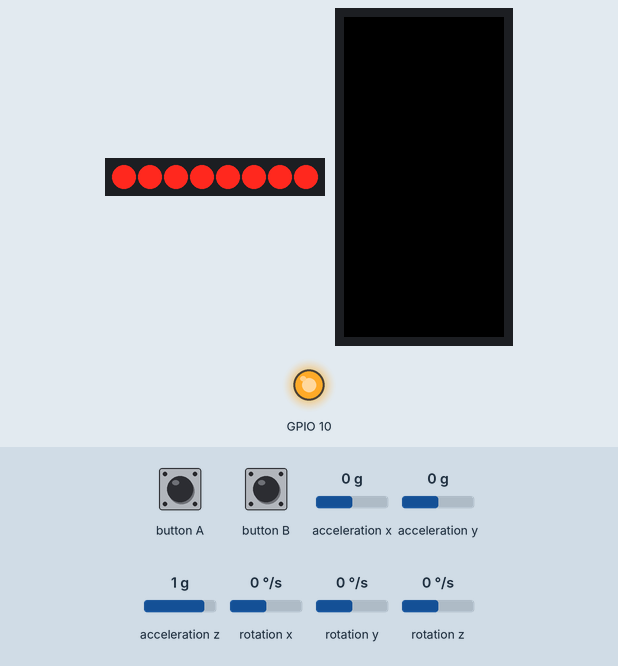
The sketch below on a simulated ESP32. Shown: 8 port-expander outputs drawn as a row of LEDs (first output left, lit = HIGH), 80×160 colour display, output pins drawn as LEDs (lit = HIGH). Wiring (inferred from the names in the program): PCF8574 port expander at I2C address 0x38. Wiring (inferred from the signals the program sends): row of LEDs: on Q0, Q1, Q2, Q3, Q4, Q5, Q6, Q7. Inputs (shaded band) come from the test bench; at power-on: rotation x 0 °/s, acceleration y 0 g, acceleration z 1 g, acceleration x 0 g, rotation y 0 °/s, rotation z 0 °/s. What the sketch prints to the serial monitor is not drawn.

Above: at 1.3 s.
1.4 s: button A pressed for 0.15 s
At 2.3 s:
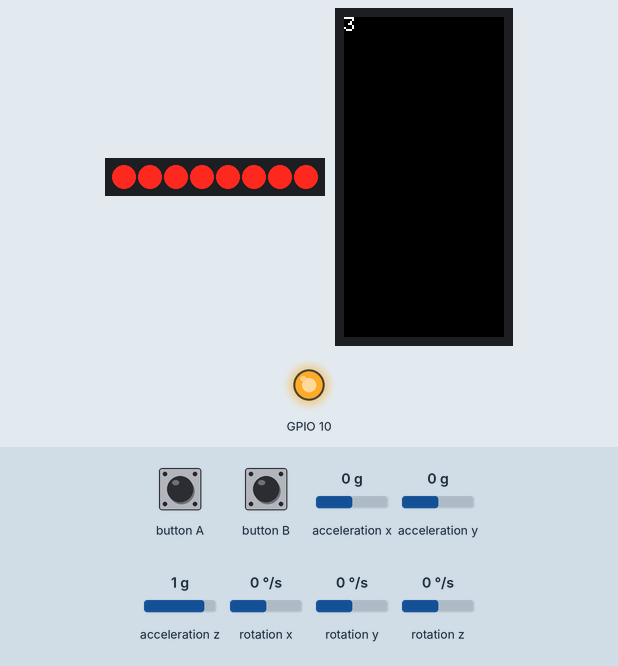
4.5 s: rotation x set to 2 °/s
At 5.1 s:
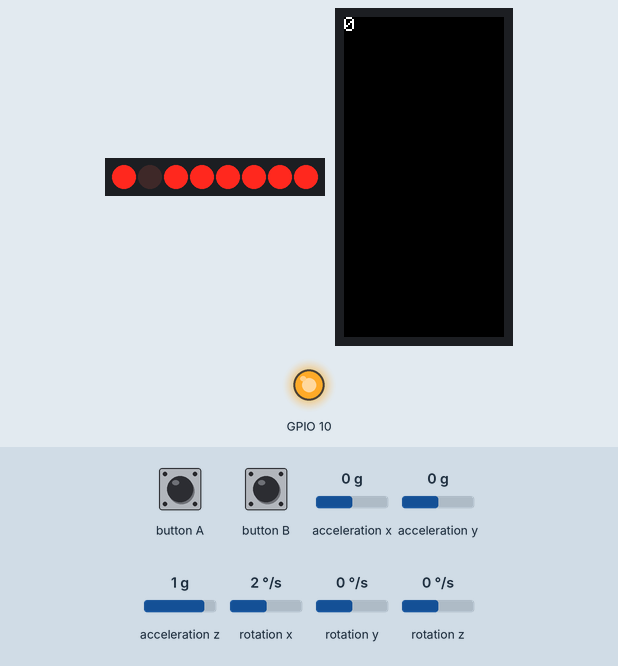
6.0 s: acceleration y set to 0.8 g
At 7.2 s:
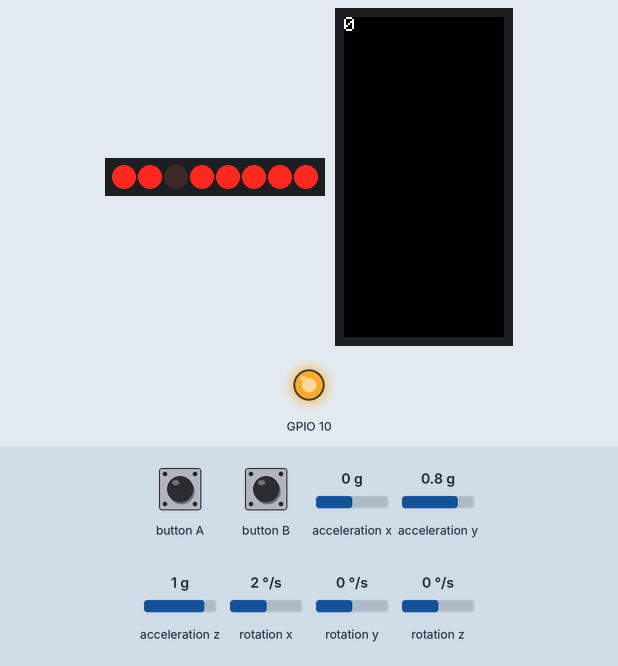
7.5 s: button A pressed for 1 s
At 10.3 s:
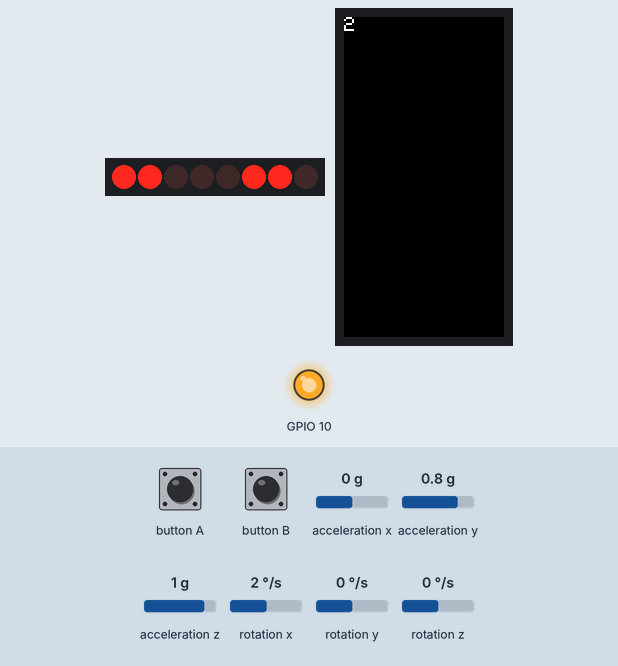
11.5 s: button A pressed for 0.15 s
At 13.4 s:
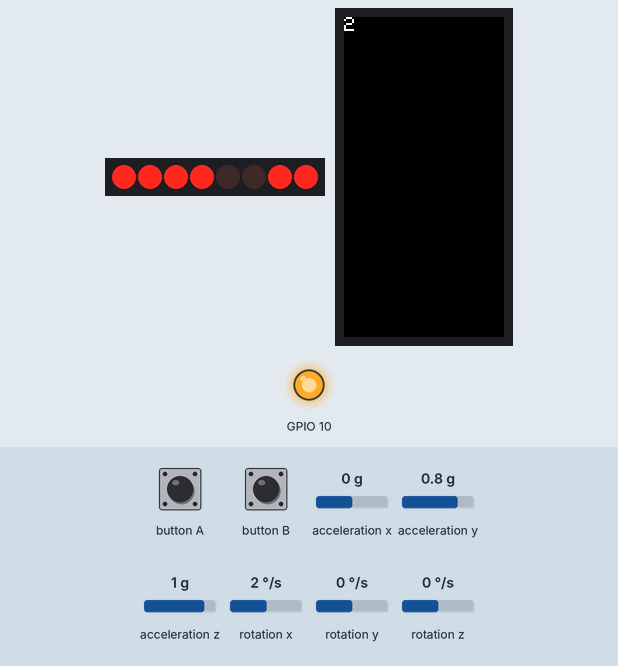
14.6 s: acceleration z set to -1.4 g
At 15.2 s:
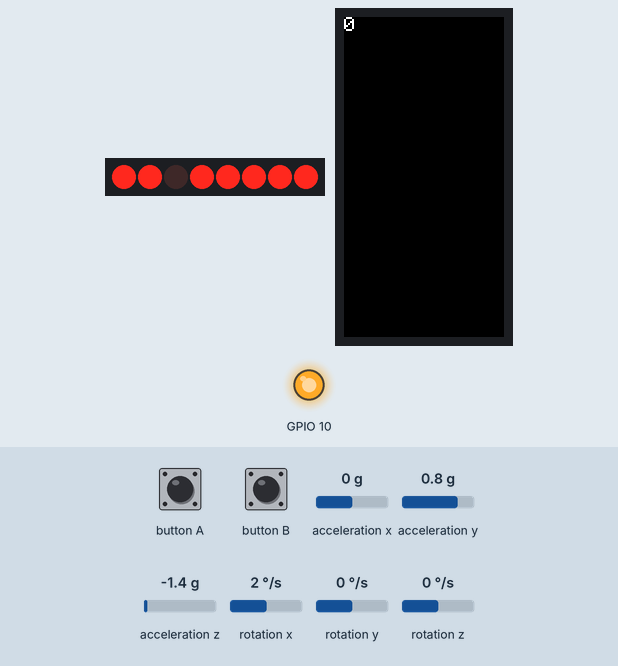
Timing chart, 0 to 16.0 s (numbered marks = the images above; inputs shaded):
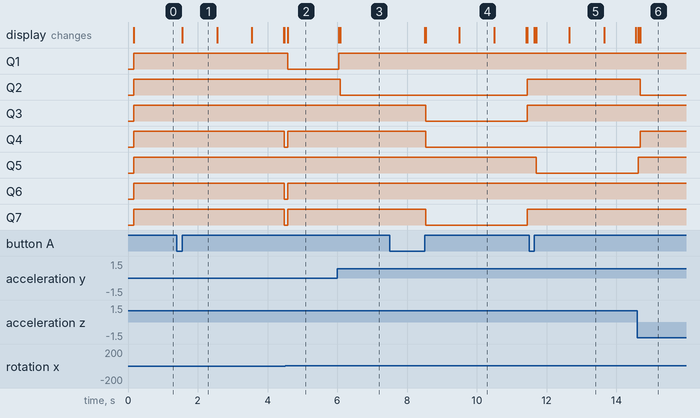

Measured:
- the behaviour switches between 0 and 1 °/s on rotation x (found by bisection; images 1 and 2)
- after the input at 1.4 s, Q4, Q6, Q7: HIGH → LOW after 3.1 s; the display: changes after 0.15 s (image 1)
- after the input at 4.5 s, the display: changes after 0.08 s (image 2)
- after the input at 6.0 s, Q1: LOW → HIGH at once; Q2: HIGH → LOW after 0.08 s; the display: first changes at once (image 3 shows a later state)
- after the input at 7.5 s, Q2: LOW → HIGH after 3.9 s; Q3, Q7: HIGH → LOW after 1.0 s, → HIGH 2.9 s later; Q4: HIGH → LOW after 1.0 s; the display: first changes after 1.0 s (image 4 shows a later state)
- after the input at 11.5 s, Q5: HIGH → LOW after 0.20 s; the display: first changes after 0.15 s (image 5 shows a later state)
- after the input at 14.6 s, the display: first differs from a run without the input after 0.08 s (image 6)

The sketch:

real_cartpole6.ino
```cpp
#include <M5StickC.h>

int q_table[36] = {5 ,14 ,19 ,3 ,3 ,5 ,7 ,20 ,20 ,2 ,16 ,18 ,6 ,1 ,19 ,19 ,6 ,4 ,5 ,18 ,13 ,8 ,10 ,4 ,4 ,11 ,10 ,7 ,0 ,4 ,15 ,13 ,2 ,0 ,3 ,14};
                //{0 ,1 ,1 ,1 ,0 ,2 ,0 ,1 ,1 ,1 ,0 ,2 ,2 ,1 ,1 ,2 ,2 ,0 ,2 ,1 ,1 ,0 ,2 ,1 ,0 ,1 ,2 ,2 ,2 ,0 ,2 ,2 ,2 ,2 ,0 ,1};
                //{0, 0, 0, 0, 1, 1, 0, 1, 0, 0, 1, 0, 1, 0, 0, 1, 1, 1, 0, 0, 1, 1, 1, 0, 1, 0, 1, 1, 1, 0, 1, 0, 1, 1, 1, 0};
                //{1, 0, 0, 0, 1, 0, 1, 0, 0, 0, 1, 0, 1, 0, 0, 1, 1, 1, 0, 0, 0, 1, 1, 1, 1, 0, 1, 1, 1, 0, 0, 1, 1, 1, 1, 1};
                //{1, 1, 0, 0, 0, 1, 0, 1, 0, 0, 0, 0, 0, 0, 0, 1, 1, 0, 1, 0, 0, 1, 1, 1, 0, 1, 1, 1, 0, 1, 0, 0, 1, 1, 1, 1};
                //{1, 0, 0, 0, 1, 0, 1, 0, 0, 0, 1, 0, 1, 0, 0, 1, 1, 1, 0, 0, 0, 1, 1, 1, 1, 0, 1, 1, 1, 0, 0, 1, 1, 1, 1, 1};
                //{0, 0, 0, 0, 0, 1, 0, 1, 0, 0, 1, 1, 1, 0, 0, 1, 0, 1, 0, 1, 0, 1, 0, 1, 1, 1, 1, 1, 0, 0, 1, 1, 0, 1, 0, 0};
                //{0, 0, 0, 0, 0, 1, 0, 1, 0, 0, 0, 0, 1, 0, 0, 1, 1, 1, 1, 0, 0, 1, 0, 0, 1, 1, 1, 1, 0, 1, 1, 1, 0, 1, 0, 1};
                //{0, 0, 0, 1, 1, 0, 1, 1, 1, 0, 0, 0, 0, 1, 0, 1, 0, 1, 0, 0, 0, 1, 1, 0, 0, 0, 1, 1, 0, 0, 0, 0, 1, 1, 0, 1};
int idx1, idx2, idx;

float roll, pitch, yaw;
float gyroX, gyroY, gyroZ;

float power = 0;
float dt, preTime;

bool started = false;

float target = -98.9;
float target2 = 0.0;
float now_r, now_g;
bool led = false;

float pole_angle, pole_vel;

void wheel(uint8_t val) {
    Wire.beginTransmission(0x38);
    Wire.write(-0x00);
    Wire.write(-val);
    Wire.endTransmission();
    Wire.beginTransmission(0x38);
    Wire.write(0x01);
    Wire.write(val);
    Wire.endTransmission();
}

void setup() {
  // put your setup code here, to run once:
    M5.begin();
    Wire.begin(0, 26);
    M5.Lcd.setRotation(2);
    M5.Lcd.fillScreen(BLACK);
    M5.Lcd.setTextSize(1);
    M5.Axp.ScreenBreath(8);
    M5.IMU.Init();
    wheel(0);
    pinMode(GPIO_NUM_10, OUTPUT);
    digitalWrite(GPIO_NUM_10, HIGH);

}

void loop() {
  // put your main code here, to run repeatedly:
    M5.update();
    if (M5.BtnB.wasReleased()) {
        // ボタンBを押すと再起動
        esp_restart();
    }

    if (M5.BtnA.wasReleased()) {
        // BtnAを押して3秒後にモーター駆動開始
        Serial.println("BtnA.wasReleased() == TRUE");

        M5.Lcd.setCursor(0, 0);
        M5.Lcd.print("3");
        delay(1000);
        M5.Lcd.setCursor(0, 0);
        M5.Lcd.print("2");
        delay(1000);
        M5.Lcd.setCursor(0, 0);
        M5.Lcd.print("1");
        // ボタンを押したら直立させて待ち残り1秒になったら現在の角度を基準に設定する
        float temp = 0.0;
        float temp2 = 0.0;
        for (int i = 0; i < 10; i++) {
            M5.IMU.getAhrsData(&pitch, &roll, &yaw);
            M5.IMU.getGyroData(&gyroX, &gyroY, &gyroZ);
            temp += roll;
            temp2 += gyroX;
            delay(10);
        }
        target = temp / 10.0;
        target2 = temp2 / 10.0;
        delay(800);
        M5.Lcd.setCursor(0, 0);
        M5.Lcd.print("0");
        preTime = micros();
        started = true;
    }
    M5.IMU.getAhrsData(&pitch, &roll, &yaw);
    M5.IMU.getGyroData(&gyroX, &gyroY, &gyroZ);

    //Serial.printf("%8.1f,%8.1f,%8.1f\n", roll, pitch, yaw);
    //Serial.printf("%6.2f,%6.2f,%6.2f\n", gyroX, gyroY, gyroZ);
    //drawScreen();
    delay(1);
    if (!started) {
        return;
    }
    now_r = target - roll;
    now_g = target2 - gyroX;
    dt = (micros() - preTime) / 1000000; // 処理時間を求める
    preTime = micros(); // 処理時間を記録

    //if (-1 < now_r && now_r < 1) {
        // +-1以内は制御しない
        //power = 0;
        //wheel(0);
        //return;
    //}
    //if (now_r < -28 || 28 < now_r) {
        // +-40度を超えたら倒れたとみなす
        //power = 0;
        //wheel(power);
        //return;
    //}
    pole_angle = now_r / 180 * PI;
    pole_vel = now_g / 180 * PI;
    Serial.printf("%6.2f,%6.2f\n", pole_angle, pole_vel);

    if (-0.5 <= pole_angle && pole_angle < -0.333) {
      idx1 = 0;
    }
    else if (-0.333 <= pole_angle && pole_angle < -0.166) {
      idx1 = 1;
    }
    else if (-0.166 <= pole_angle && pole_angle < 0.0 ) {
      idx1 = 2;
    }
    else if (0.0 <= pole_angle && pole_angle < 0.167) {
      idx1 = 3;
    }
    else if (0.167 <= pole_angle && pole_angle < 0.334) {
      idx1 = 4;
    }
    else if (0.334 <= pole_angle && pole_angle <= 0.5) {
      idx1 = 5;
    }


    if (pole_vel < -1.333) {
      idx2 = 0;
    }
    else if (-1.333 <= pole_vel && pole_vel < -0.666) {
      idx2 = 6;
    }
    else if (-0.666 <= pole_vel && pole_vel < 0.0) {
      idx2 = 12;
    }
    else if (0.0 <= pole_vel && pole_vel <= 0.666) {
      idx2 = 18;
    }
    else if (0.666 < pole_vel && pole_vel < 1.334) {
      idx2 = 24;
    }
    else if (1.334 <= pole_vel ) {
      idx2 = 30;
    }


    idx = idx2 + idx1;

    //Serial.printf("%d, %d, %d\n", idx1, idx2, idx);

    if (q_table[idx] == 1) {
      power = 60 * 0.1;
    }
    else if (q_table[idx] == 2) {
      power = 60 * 0.2;
    }
    else if (q_table[idx] == 3) {
      power = 60 * 0.3;
    }
    else if (q_table[idx] == 4) {
      power = 60 * 0.4;
    }
    else if (q_table[idx] == 5) {
      power = 60 * 0.5;
    }
    else if (q_table[idx] == 6) {
      power = 60 * 0.6;
    }
    else if (q_table[idx] == 7) {
      power = 60 * 0.7;
    }
    else if (q_table[idx] == 8) {
      power = 60 * 0.8;
    }
    else if (q_table[idx] == 9) {
      power = 60 * 0.9;
    }
    else if (q_table[idx] == 10) {
      power = 60;
    }
    else if (q_table[idx] == 11) {
      power = -60 * 0.1;
    }
    else if (q_table[idx] == 12) {
      power = -60 * 0.2;
    }
    else if (q_table[idx] == 13) {
      power = -60 * 0.3;
    }
    else if (q_table[idx] == 14) {
      power = -60 * 0.4;
    }
    else if (q_table[idx] == 15) {
      power = -60 * 0.5;
    }
    else if (q_table[idx] == 16) {
      power = -60 * 0.6;
    }
    else if (q_table[idx] == 17) {
      power = -60 * 0.7;
    }
    else if (q_table[idx] == 18) {
      power = -60 * 0.8;
    }
    else if (q_table[idx] == 19) {
      power = -60 * 0.9;
    }
    else if (q_table[idx] == 20) {
      power = -60;
    }
    else if (q_table[idx] == 0) {
      power = 0;
    }

   if (-0.5 > pole_angle) {
      power = -100;
    }
   if (0.5 < pole_angle) {
      power = 100;
    }


    // モーターの出力を決定する
    wheel(power);
}
```
